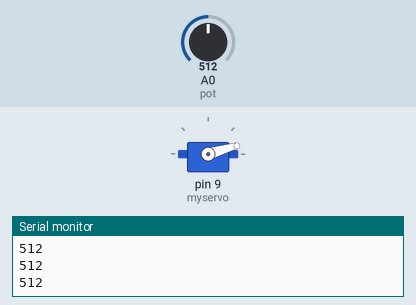
This sketch was run on a simulated Arduino Uno, built with avr-gcc and run on an emulated ATmega328P. On the bench: servo, the last lines printed to the serial monitor. The inputs (shaded band) are chosen by the test bench; at power-on: A0 (pot) = 512.

Above: at 1.2 s.
1.3 s: A0 (pot) set to 716
At 1.9 s:
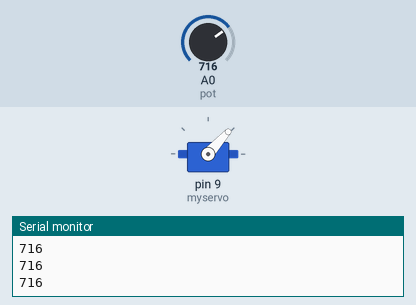
2.8 s: A0 (pot) set to 900
At 3.4 s:
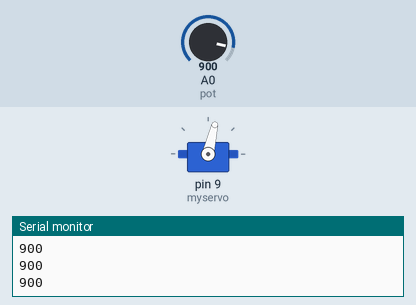
4.3 s: A0 (pot) set to 1023
At 5.4 s:
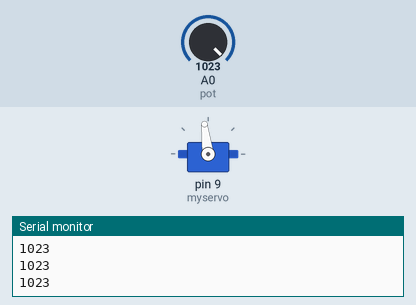
5.8 s: A0 (pot) set to 306
At 6.2 s:
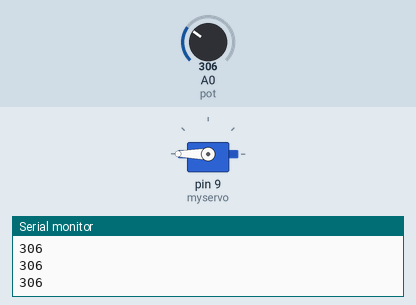
7.3 s: A0 (pot) set to 511
At 7.8 s:
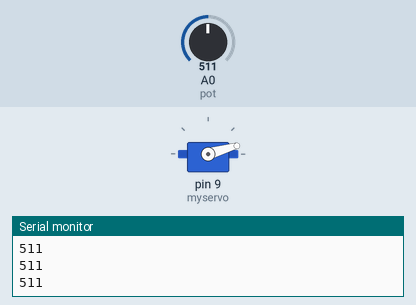
Timing chart, 0 to 9.8 s (numbered marks = the images above; inputs shaded):
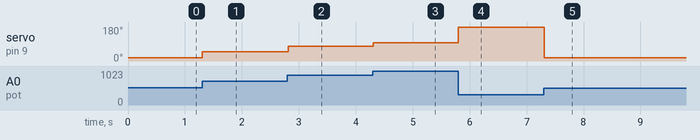

The sketch:

2.ServoAsLightIndicatorWithLRD.ino
```cpp
 //Goal:Become a Jedi
//theme:servo motor/Light sensor

#include <Servo.h>
Servo myservo;  // create servo object to control a servo

int pos = 0;    // variable to store the servo position
int pot = A0; //potentiemeter pin
int value = 0; //potentiemeter Value


void setup() {

  myservo.attach(9);  // attaches the servo on pin 9 to the servo object
  Serial.begin(9600);
}


void loop() {


  value = analogRead(pot);
  Serial.println(value);
  pos = map(value,80,190,0,180); //Min and Max value of the sensors
  myservo.write(pos);

  delay(20);


} 
```

Measured:
- after the input at 1.3 s, servo on pin 9 (myservo): 16° → 48° at once
- after the input at 2.8 s, servo on pin 9 (myservo): 48° → 77° at once
- after the input at 4.3 s, servo on pin 9 (myservo): 77° → 97° at once
- after the input at 5.8 s, servo on pin 9 (myservo): 97° → 180° at once
- after the input at 7.3 s, servo on pin 9 (myservo): 180° → 16° at once
